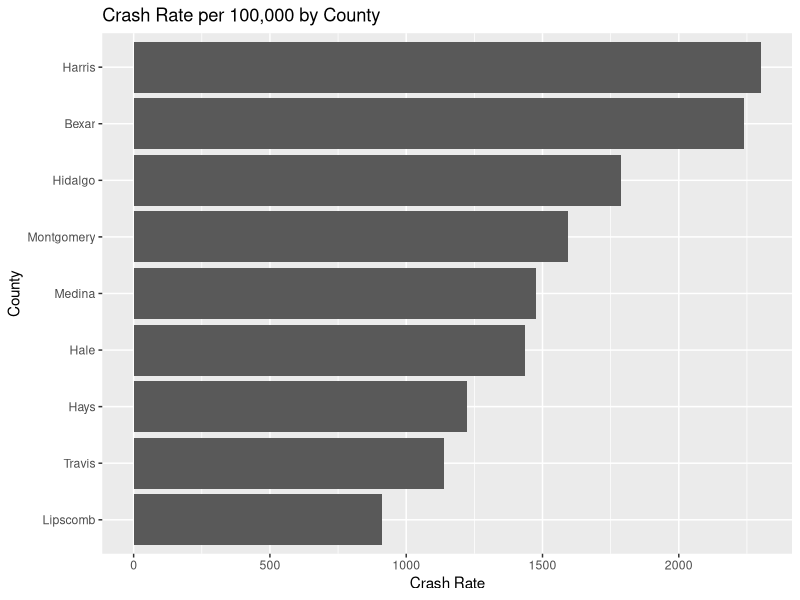
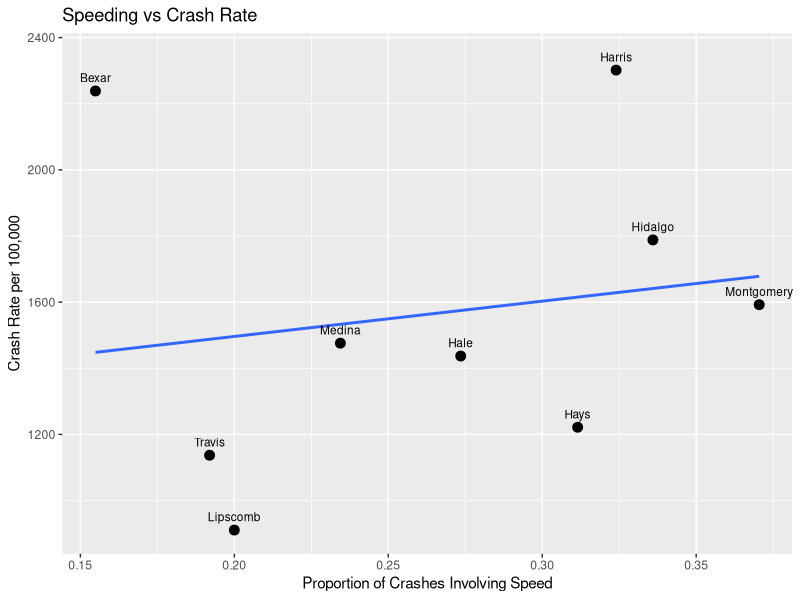
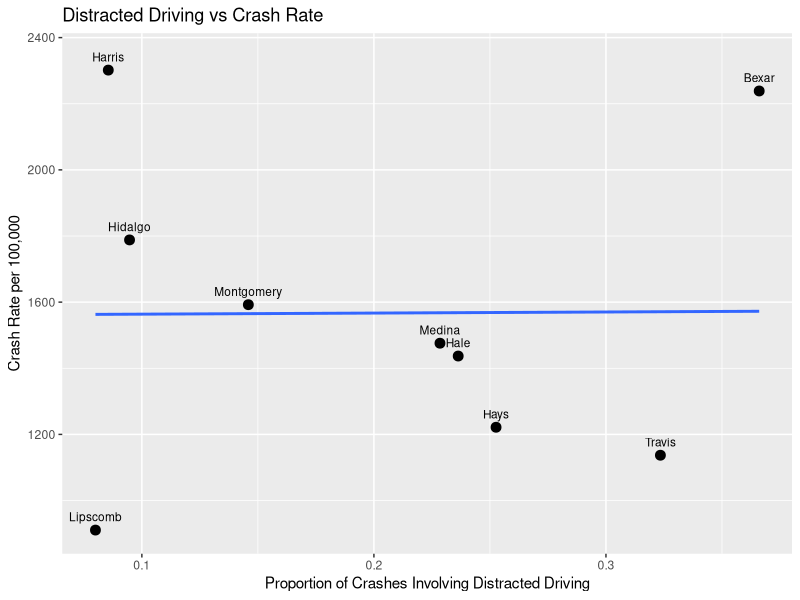
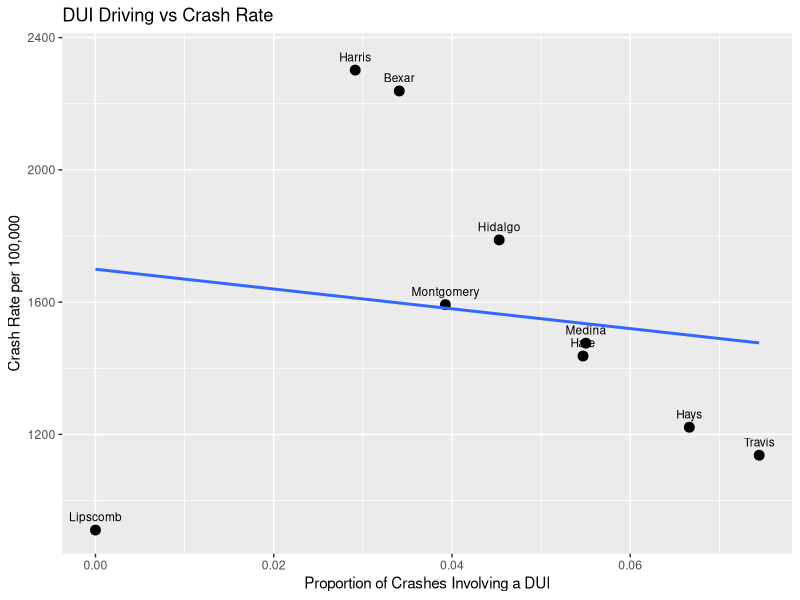

The R source for these figures, in order:
## ---- chunk 1
knitr::opts_chunk$set(echo = TRUE, warning = FALSE, message = FALSE)
library(tidyverse)
## ---- chunk 2
crash <- read.csv("Crash_Data_2024.csv")

head(crash)
str(crash)
## ---- chunk 3
crash <- crash %>%
  mutate(
    Total_Crashes = as.numeric(gsub(",", "", Total_Crashes)),
    Population = as.numeric(gsub(",", "", Population)),
    Fatal_Crashes = as.numeric(gsub(",", "", Fatal_Crashes)),
    Speed_Crashes = as.numeric(gsub(",", "", Speed_Crashes)),
    DUI_Crashes = as.numeric(gsub(",", "", DUI_Crashes)),
    Distracted_Crashes = as.numeric(gsub(",", "", Distracted_Crashes)),
    Serious_Crashes = as.numeric(gsub(",", "", Serious_Crashes)),
    Minor_Crashes = as.numeric(gsub(",", "", Minor_Crashes))
  )

crash <- crash %>%
  mutate(
    Crash_Rate = (Total_Crashes / Population) * 100000,
    Fatal_Rate = (Fatal_Crashes / Population) * 100000,
    SpeedPercent = Speed_Crashes / Total_Crashes,
    DUIPercent = DUI_Crashes / Total_Crashes,
    DistractedPercent = Distracted_Crashes / Total_Crashes,
    SeverityPercent = (Fatal_Crashes + Serious_Crashes) / Total_Crashes
  )

summary(crash)
## ---- chunk 4
crash %>%
  arrange(desc(Crash_Rate))
## ---- chunk 5
crash %>%
  arrange(desc(Fatal_Rate))
## ---- chunk 6
ggplot(crash, aes(x = reorder(County, Crash_Rate), y = Crash_Rate)) +
  geom_col() +
  coord_flip() +
  labs(
    title = "Crash Rate per 100,000 by County",
    x = "County",
    y = "Crash Rate"
  )
## ---- chunk 7
ggplot(crash, aes(x = SpeedPercent, y = Crash_Rate, label = County)) +
  geom_point(size = 3) +
  geom_smooth(method = "lm", se = FALSE) +
  geom_text(nudge_y = 40, size = 3) +
  labs(
    title = "Speeding vs Crash Rate",
    x = "Proportion of Crashes Involving Speed",
    y = "Crash Rate per 100,000"
  )
## ---- chunk 8
ggplot(crash, aes(x = DistractedPercent, y = Crash_Rate, label = County)) +
  geom_point(size = 3) +
  geom_smooth(method = "lm", se = FALSE) +
  geom_text(nudge_y = 40, size = 3) +
  labs(
    title = "Distracted Driving vs Crash Rate",
    x = "Proportion of Crashes Involving Distracted Driving",
    y = "Crash Rate per 100,000"
  )
## ---- chunk 9
ggplot(crash, aes(x = DUIPercent, y = Crash_Rate, label = County)) +
  geom_point(size = 3) +
  geom_smooth(method = "lm", se = FALSE) +
  geom_text(nudge_y = 40, size = 3) +
  labs(
    title = "DUI Driving vs Crash Rate",
    x = "Proportion of Crashes Involving a DUI",
    y = "Crash Rate per 100,000"
  )
## ---- chunk 10
crash %>%
  select(County, Crash_Rate, Fatal_Rate, SpeedPercent, DUIPercent, DistractedPercent, SeverityPercent) %>%
  arrange(desc(Crash_Rate))
## ---- chunk 11
harris <- crash %>% filter(County == "Harris")

p_hat_harris <- harris$Total_Crashes / harris$Population
n_harris <- harris$Population
z <- 1.96
se_harris <- sqrt((p_hat_harris * (1 - p_hat_harris)) / n_harris)

lower_harris <- p_hat_harris - z * se_harris
upper_harris <- p_hat_harris + z * se_harris

lower_harris * 100000
upper_harris * 100000
## ---- chunk 12
montgomery <- crash %>% filter(County == "Montgomery")

p_hat_montgomery <- montgomery$Total_Crashes / montgomery$Population
n_montgomery <- montgomery$Population
se_montgomery <- sqrt((p_hat_montgomery * (1 - p_hat_montgomery)) / n_montgomery)

lower_montgomery <- p_hat_montgomery - z * se_montgomery
upper_montgomery <- p_hat_montgomery + z * se_montgomery

lower_montgomery * 100000
upper_montgomery * 100000
## ---- chunk 13
tibble(
  County = c("Harris", "Montgomery"),
  Lower_CI = c(lower_harris, lower_montgomery) * 100000,
  Upper_CI = c(upper_harris, upper_montgomery) * 100000
)
## ---- chunk 14
model <- lm(Crash_Rate ~ SpeedPercent + DUIPercent + DistractedPercent, data = crash)

summary(model)
